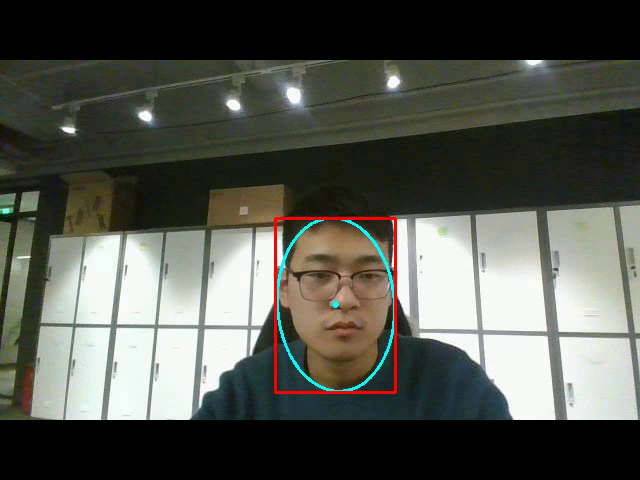
#> input picture frame 3 of scratch_color.avi, 640 x 480 px, given in place of the camera
$ python '78.识别与跟踪视频中的特定颜色对象.py'   (older library calls are emulated)
#> lines starting #> are read from the running program, lines starting #| are printed output that depends on the picture; after the words box and inside, x2 and y2 are one past the last pixel; in counts of white or black regions, pixels touching at a corner belong together
#> further down, frame is the input picture: shape (480, 640, 3); mean B, G, R 78.9, 86.3, 84.5
# 识别与跟踪视频中的特定颜色对象
# 这个是其实图像处理与二值分析的视频版本，通过读取视频每一帧的图像，
# 然后对图像二值分析，得到指定的色块区域，主要步骤如下：
#
# 色彩转换BGR2HSV
# inRange提取颜色区域mask
# 对mask区域进行二值分析得到位置与轮廓信息
# 绘制外接椭圆与中心位置
# 显示结果
# 其中涉及到的知识点主要包括图像处理、色彩空间转换、形态学、轮廓分析等
import cv2 as cv
import numpy as np

capture = cv.VideoCapture(0)
height = capture.get(cv.CAP_PROP_FRAME_HEIGHT)
width = capture.get(cv.CAP_PROP_FRAME_WIDTH)
count = capture.get(cv.CAP_PROP_FRAME_COUNT)
fps = capture.get(cv.CAP_PROP_FPS)
print(height, width, count, fps)
# ./videos/
out = cv.VideoWriter("scratch_color.avi", cv.VideoWriter_fourcc('D', 'I', 'V', 'X'), 15,
                     (np.int(width), np.int(height)), True)


def process(image, opt=1):
#> called with opt = 1
    hsv = cv.cvtColor(image, cv.COLOR_BGR2HSV)
#> hsv: shape (480, 640, 3); mean H, S, V 39.2, 46.9, 89.5
    line = cv.getStructuringElement(cv.MORPH_CROSS, (15, 15), (-1, -1))
    # getStructuringElement函数会返回指定形状和尺寸的结构元素。
    #     # 这个函数的第一个参数表示内核的形状，有三种形状可以选择。
    #     # 矩形：MORPH_RECT;
    #     # 交叉形：MORPH_CROSS;
    #     # 椭圆形：MORPH_ELLIPSE;
    # 第二和第三个参数分别是内核的尺寸以及锚点的位置。
    # 一般在调用erode以及dilate函数之前，先定义一个Mat类型的变量来获得getStructuringElement函数的返回值。
    # 对于锚点的位置，有默认值Point（-1,-1），表示锚点位于中心点。
    # element形状唯一依赖锚点位置，其他情况下，锚点只是影响了形态学运算结果的偏移。

    mask = cv.inRange(hsv,  (0, 43, 48), (65, 255, 255))
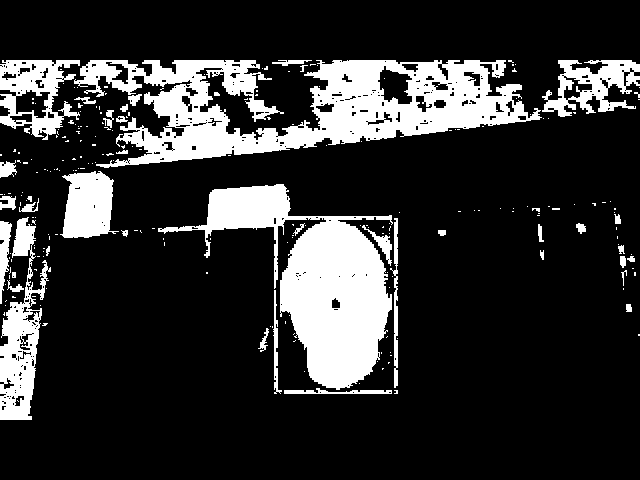
#> mask: shape (480, 640); 19.2% white; 239 white regions (198 under 20 px), largest, box (x1, y1, x2, y2) and area: (74, 60, 542, 168) 23281, (158, 184, 393, 390) 17800, (0, 217, 51, 420) 4475
    cv.imshow("mask", mask)
    mask = cv.morphologyEx(mask, cv.MORPH_OPEN, line)
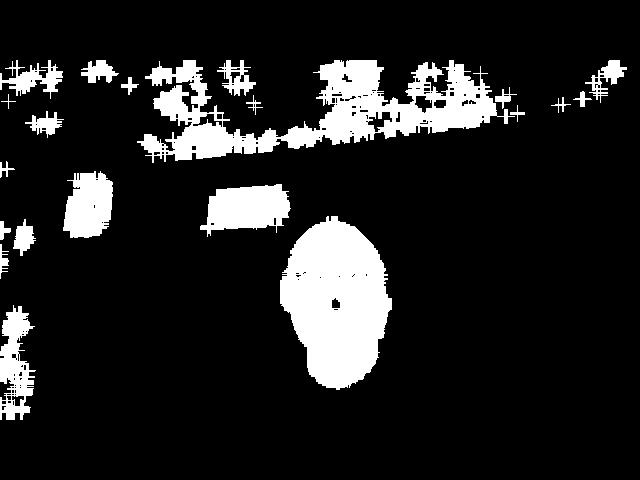
#> mask: shape (480, 640); 13.4% white; 21 white regions
    cv.imshow("masks", mask)

    # 轮廓提取, 发现最大轮廓
    contours, hierarchy = cv.findContours(mask, cv.RETR_EXTERNAL, cv.CHAIN_APPROX_SIMPLE)
#> contours = 21 contours, 1 with area under 20; largest, box (x1, y1, x2, y2) and area: (137, 60, 515, 163) 14954, (280, 216, 392, 390) 13342, (200, 184, 291, 237) 3091, (63, 171, 113, 238) 2442, (0, 305, 36, 420) 2284
    index = -1
    max = 0
    for c in range(len(contours)):
        area = cv.contourArea(contours[c])
        if area > max:
            max = area
            index = c
#> this loop made 21 passes
#> (area, max) on passes 1, 5, 19: (2283.5, 2283.5), (13341.5, 13341.5), (14954, 14954)
#> area on passes 2, 3, 4, 6, 7, 8: 78, 82, 396.5, 3091, 2442.5, 48.5
#> after the loop, index = 18; max = 14954
    # 绘制
    if index >= 0:
        rect = cv.minAreaRect(contours[index])
#> rect = ((323.1, 98.31), (377.9, 100.2), -4.51)
        cv.ellipse(image, rect, (255, 255, 0), 2, 8)
        cv.circle(image, (np.int32(rect[0][0]), np.int32(rect[0][1])), 2, (255, 255, 0), 2, 8, 0)
#> image: shape (480, 640, 3); mean B, G, R 80.7, 88, 84.2
        x, y, w, h = cv.boundingRect(contours[index])
#> x = 137; y = 60; w = 378; h = 103
        cv.rectangle(image, (x, y), (x+w, y+h), (0, 0, 255), 2)
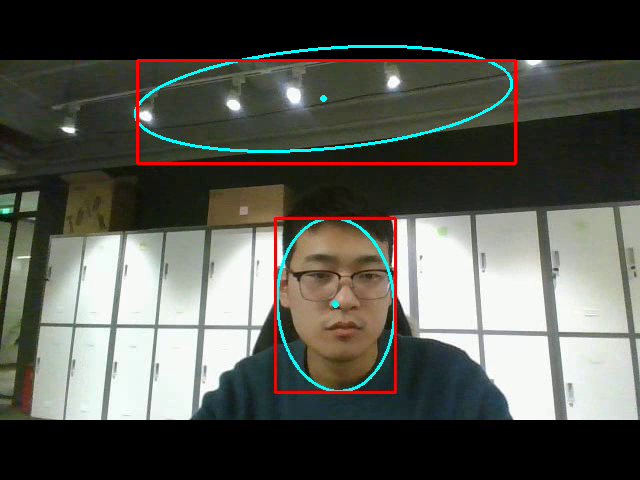
#> image: shape (480, 640, 3); mean B, G, R 80.3, 87.5, 86.2
    # [6 lines of commented-out code are left out]
    return image


while True:

    ret, frame = capture.read()
    if ret is True:
        cv.imshow("video-input", frame)
        result = process(frame)
        cv.imshow("result", result)
        out.write(result)
        c = cv.waitKey(50)
#> (key Esc is pressed here)
        # print(c)
        if c == 27:  # ESC
            cv.imwrite("result.jpg", result)
            break
    else:
        break

cv.waitKey(0)
cv.destroyAllWindows()

capture.release()
out.release()

$ run again, starting later in the video
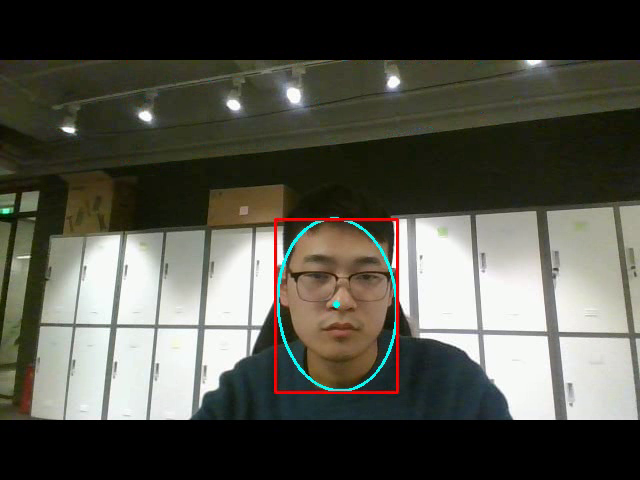
#> input picture frame 16 of scratch_color.avi, 640 x 480 px, given in place of the camera
#> frame is the input picture: shape (480, 640, 3); mean B, G, R 73.6, 82.8, 82.8
#> hsv: shape (480, 640, 3); mean H, S, V 34.1, 61, 86.3
#> in process, `mask = cv.morphologyEx(mask, cv.MORPH_OPEN, line)`:
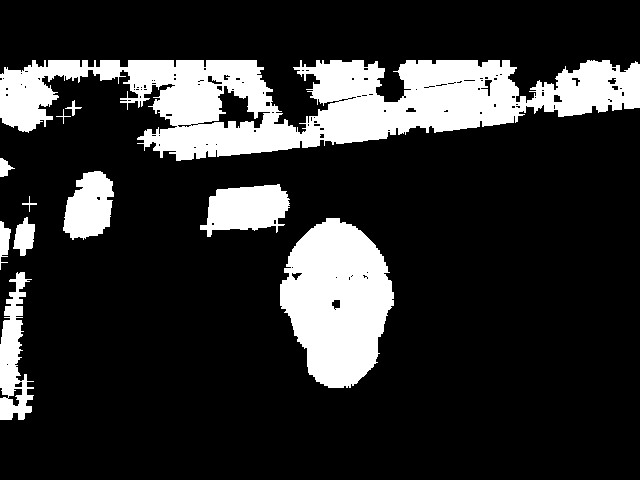
#> mask: shape (480, 640); 18.5% white; 11 white regions
#> contours = 11 contours, 2 with area under 20; largest, box (x1, y1, x2, y2) and area: (0, 60, 640, 161) 33715, (280, 218, 394, 388) 13497, (200, 184, 290, 237) 3088, (0, 272, 34, 420) 2544, (63, 171, 114, 240) 2410
#> the loop in process, `for c in range(len(contours)):` made 11 passes
#> (area, max) on passes 1, 3, 11: (2543.5, 2543.5), (13497, 13497), (33715, 33715)
#> after the loop in process, `for c in range(len(contours)):`: index = 10; max = 33715
#> rect = ((319.5, 110), (100, 639), -90)
#> x = 0; y = 60; w = 640; h = 101
#> in process, `cv.rectangle(image, (x, y), (x+w, y+h), (0, 0, 255), 2)`:
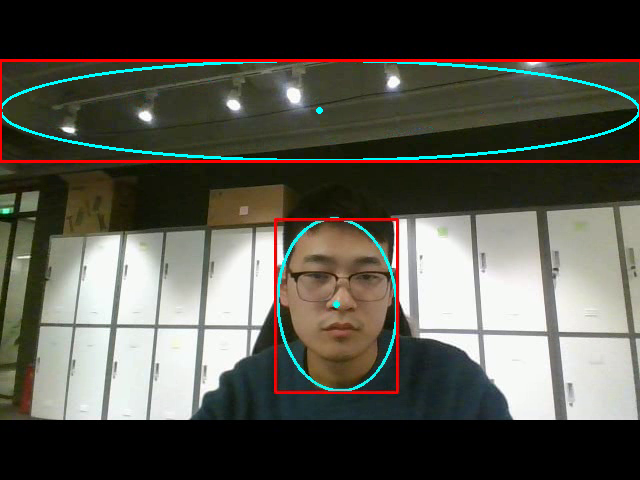
#> image: shape (480, 640, 3); mean B, G, R 75.6, 84.4, 85.2

$ run again, starting later in the video
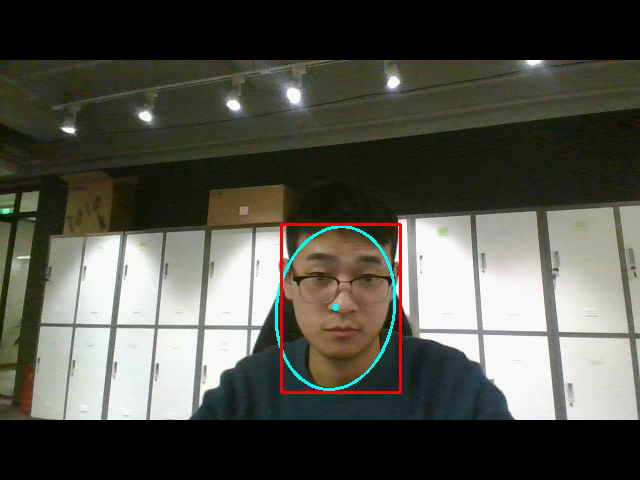
#> input picture frame 28 of scratch_color.avi, 640 x 480 px, given in place of the camera
#> frame is the input picture: shape (480, 640, 3); mean B, G, R 73.6, 82.4, 82.3
#> hsv: shape (480, 640, 3); mean H, S, V 34.6, 60.3, 85.8
#> in process, `mask = cv.morphologyEx(mask, cv.MORPH_OPEN, line)`:
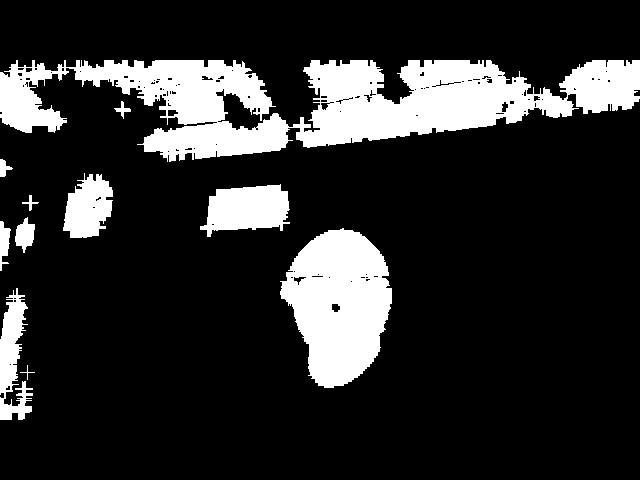
#> mask: shape (480, 640); 17.6% white; 11 white regions
#> contours = 11 contours, 1 with area under 20; largest, box (x1, y1, x2, y2) and area: (0, 60, 640, 162) 31685, (280, 228, 392, 388) 12168, (200, 184, 290, 237) 3156, (63, 173, 113, 238) 2139, (0, 288, 33, 420) 2038
#> the loop in process, `for c in range(len(contours)):` made 11 passes
#> (area, max) on passes 2, 3, 11: (2038, 2038), (12168.5, 12168.5), (31685, 31685)
#> after the loop in process, `for c in range(len(contours)):`: index = 10; max = 31685
#> rect = ((319.5, 110.5), (101, 639), -90)
#> x = 0; y = 60; w = 640; h = 102
#> in process, `cv.rectangle(image, (x, y), (x+w, y+h), (0, 0, 255), 2)`:
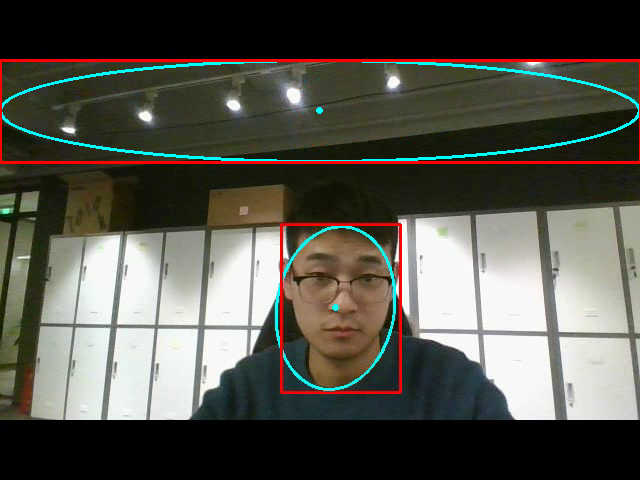
#> image: shape (480, 640, 3); mean B, G, R 75.6, 84.1, 84.7
